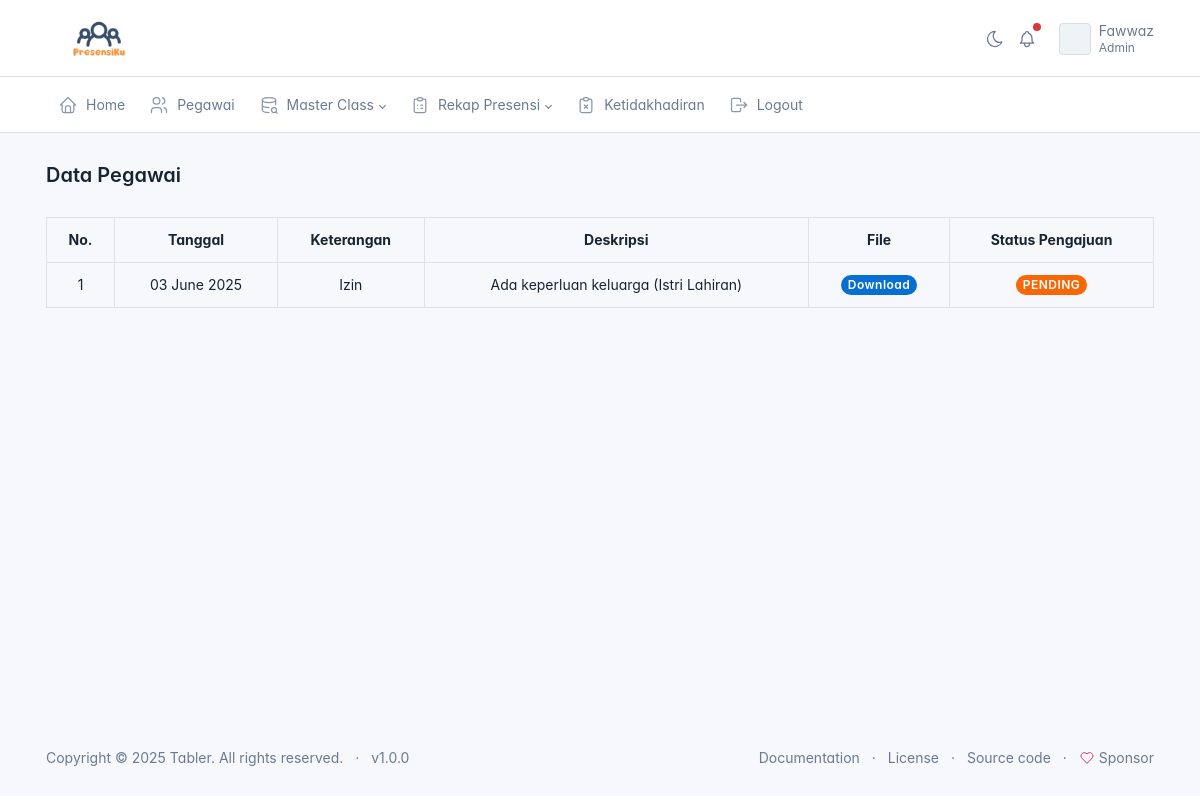
/admin/data_ketidakhadiran/ketidakhadiran.php (signed in), run on the app's committed database.
### tables this page shows
CREATE TABLE `ketidakhadiran` (
  `id` int(11) NOT NULL,
  `id_pegawai` int(11) NOT NULL,
  `keterangan` varchar(225) NOT NULL,
  `tanggal` date NOT NULL,
  `deskripsi` varchar(225) NOT NULL,
  `file` varchar(100) NOT NULL,
  `status_pengajuan` varchar(30) NOT NULL
);

### config.php (called while the page is built, shortened)
<?php
function base_url($url = null)
{
    $base_url = 'http://localhost/RPLPresensi';
    if ($url != null) {
        return $base_url . '/' . $url;
    } else {
        return $base_url;
    }
}
?>

### admin/data_ketidakhadiran/ketidakhadiran.php (the view, shortened to what this page needs)
<?php
include('../layout/header.php');
require_once('../../config.php');
$result = mysqli_query($connection, "SELECT * FROM ketidakhadiran ORDER BY id DESC");
?>
<div class="page-body">
    <div class="container-xl">
        <table class="table table-bordered text-center">
            <tr>
                <th>No.</th>
                <th>Tanggal</th>
                <th>Keterangan</th>
                <th>Deskripsi</th>
                <th>File</th>
                <th>Status Pengajuan</th>
            </tr>
            <?php
            if (mysqli_num_rows($result) === 0) { ?>
            <tr>
                <td colspan="7">Data ketidakhadiran masih kosong</td>
            </tr>
            <?php } else { ?>
            <?php $no = 1;
                while ($data = mysqli_fetch_array($result)): ?>
            <tr>
                <td><?= $no++ ?></td>
                <td><?= date('d F Y', strtotime($data['tanggal'])) ?></td>
                <td><?= $data['keterangan'] ?></td>
                <td><?= $data['deskripsi'] ?></td>
                <td>
                    <a target="_blank" href="<?= base_url('presensi/img/data_izin/' . $data['file']) ?>"
                        class="badge badge-pill bg-primary">Download</a>
                </td>
                <td>
                    <?php if ($data['status_pengajuan'] === 'PENDING'): ?>
                    <a href="<?= base_url('admin/data_ketidakhadiran/detail.php?id=' . $data['id']) ?>"
                        class="badge badge-pill bg-warning">PENDING</a>
                    <?php elseif ($data['status_pengajuan'] === 'REJECTED'): ?>
                    <a href="<?= base_url('admin/data_ketidakhadiran/detail.php?id=' . $data['id']) ?>"
                        class="badge badge-pill bg-danger">REJECTED</a>
                    <?php else: ?>
                    <a href="<?= base_url('admin/data_ketidakhadiran/detail.php?id=' . $data['id']) ?>"
                        class="badge badge-pill bg-success">APPROVED</a>
                    <?php endif; ?>
                </td>
            </tr>
            <?php endwhile; ?>
            <?php } ?>
        </table>
    </div>
</div>
<?php include('../layout/footer.php'); ?>

### data on the page
ketidakhadiran: tanggal "03 June 2025", keterangan "Izin", deskripsi "Ada keperluan keluarga (Istri Lahiran)"

### other printed values
$_SESSION['name'] "Fawwaz"
$_SESSION['jabatan'] "Admin"
$judul "Data Pegawai"
